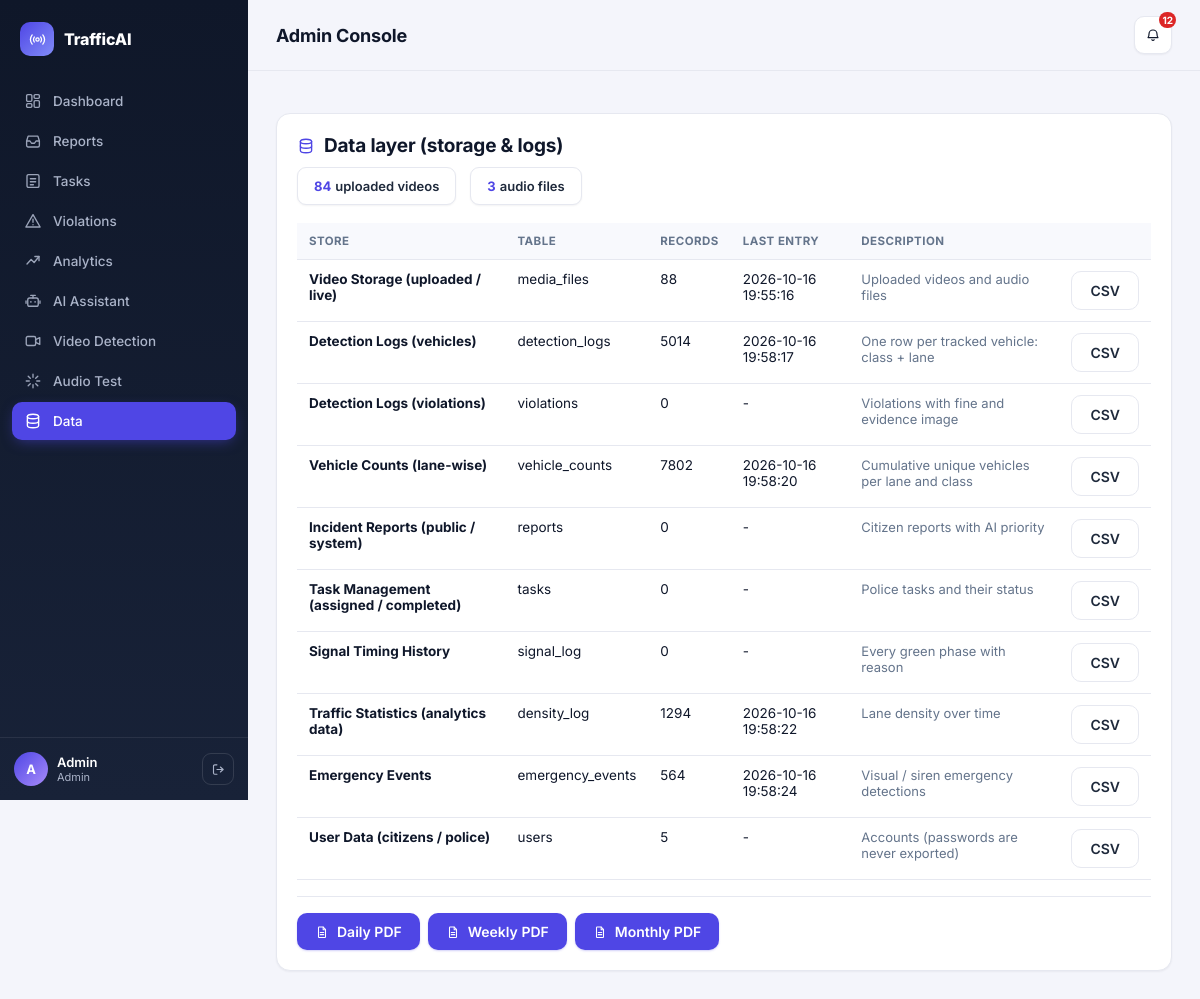
The app's page /admin/data (signed in) with its own data.
### tables this page shows
CREATE TABLE users(id INTEGER PRIMARY KEY, name TEXT, username TEXT UNIQUE, password_hash TEXT,
  role TEXT, phone TEXT, lat REAL, lng REAL);

### app.py (the view)
@app.route("/admin/data")
@need("admin")
def data_layer():
    rows = []
    for title, table, ts, desc in STORES:
        n = db.q(f"SELECT COUNT(*) n FROM {table}", one=True)["n"]
        last = db.q(f"SELECT MAX({ts}) m FROM {table}", one=True)["m"] if ts else None
        rows.append({"title": title, "table": table, "count": n, "last": last, "desc": desc})
    media = db.q("SELECT kind, COUNT(*) n FROM media_files GROUP BY kind")
    return render_template("admin_data.html", rows=rows, media={m["kind"]: m["n"] for m in media})

### app.py (called while the page is built)
def cur_user():
    uid = session.get("uid")
    return db.q("SELECT * FROM users WHERE id=?", (uid,), one=True) if uid else None

def need(*roles):
    def deco(f):
        @wraps(f)
        def w(*a, **k):
            u = cur_user()
            if not u:
                return redirect(url_for("login", next=request.path))
            if roles and u["role"] not in roles:
                abort(403)
            return f(*a, **k)
        return w
    return deco

@app.context_processor
def inject():
    u = cur_user()
    unread = db.q("SELECT COUNT(*) n FROM notifications WHERE user_id=? AND is_read=0", (u["id"],), one=True)["n"] if u else 0
    return {"user": u, "unread": unread}

### database.py (called while the page is built)
def conn():
    os.makedirs(os.path.dirname(C.DB_PATH), exist_ok=True)
    c = sqlite3.connect(C.DB_PATH, timeout=30)
    c.row_factory = sqlite3.Row
    c.execute("PRAGMA journal_mode=WAL")
    return c

def q(sql, args=(), one=False):
    c = conn()
    try:
        rows = [dict(r) for r in c.execute(sql, args).fetchall()]
    finally:
        c.close()
    return (rows[0] if rows else None) if one else rows

### templates/admin_data.html (shortened to what this page needs)
{% extends "base.html" %}{% block title %}Data{% endblock %}{% block body %}
{% from "_icons.html" import icon %}
<div class="card">
<h2>{{ icon('db') }}Data layer (storage &amp; logs)</h2>
<div class="d-media">
  <div class="chip"><b>{{ media.get('video', 0) }}</b>uploaded videos</div>
  <div class="chip"><b>{{ media.get('audio', 0) }}</b>audio files</div>
</div>
<div style="overflow-x:auto">
<table><tr><th>Store</th><th>Table</th><th>Records</th><th>Last entry</th><th>Description</th><th></th></tr>
{% for r in rows %}<tr><td><b>{{ r.title }}</b></td><td>{{ r.table }}</td><td>{{ r.count }}</td><td>{{ r.last or '-' }}</td><td class="muted">{{ r.desc }}</td>
<td><a class="btn grey" href="/admin/export/table/{{ r.table }}.csv">CSV</a></td></tr>{% endfor %}</table>
</div>
<div class="export-row">
  <a class="btn" href="/admin/export/daily.pdf">{{ icon('doc', 14) }} Daily PDF</a>
  <a class="btn" href="/admin/export/weekly.pdf">{{ icon('doc', 14) }} Weekly PDF</a>
  <a class="btn" href="/admin/export/monthly.pdf">{{ icon('doc', 14) }} Monthly PDF</a>
</div>
</div>{% endblock %}

### templates/base.html (shortened to what this page needs)
<!doctype html><html><head><meta charset="utf-8"><meta name="viewport" content="width=device-width,initial-scale=1">
<link rel="stylesheet" href="{{ url_for('static', filename='style.css') }}"></head><body>
{% from "_icons.html" import icon %}
{% if user %}
<div class="shell">
 <aside class="sidebar">
  <a class="brand" href="/"><span class="logo">{{ icon('radio', 17) }}</span> TrafficAI</a>
  <nav>
  {% if user.role=='admin' %}
   <a href="/admin" class="{{ 'active' if request.path=='/admin' }}">{{ icon('dashboard') }}Dashboard</a>
   <a href="/admin/reports" class="{{ 'active' if request.path.startswith('/admin/reports') }}">{{ icon('inbox') }}Reports</a>
   <a href="/admin/tasks" class="{{ 'active' if request.path.startswith('/admin/tasks') }}">{{ icon('tasks') }}Tasks</a>
   <a href="/admin/violations" class="{{ 'active' if request.path.startswith('/admin/violations') }}">{{ icon('alert') }}Violations</a>
   <a href="/admin/analytics" class="{{ 'active' if request.path.startswith('/admin/analytics') }}">{{ icon('trend') }}Analytics</a>
   <a href="/admin/assistant" class="{{ 'active' if request.path.startswith('/admin/assistant') }}">{{ icon('bot') }}AI Assistant</a>
   <a href="/admin/video" class="{{ 'active' if request.path.startswith('/admin/video') }}">{{ icon('video') }}Video Detection</a>
   <a href="/admin/source" class="{{ 'active' if request.path.startswith('/admin/source') }}">{{ icon('spark') }}Audio Test</a>
   <a href="/admin/data" class="{{ 'active' if request.path.startswith('/admin/data') }}">{{ icon('db') }}Data</a>
  {% elif user.role=='police' %}
   <a href="/police" class="{{ 'active' if request.path.startswith('/police') }}">{{ icon('check-shield') }}My Tasks</a>
  {% else %}
   <a href="/report" class="{{ 'active' if request.path.startswith('/report') }}">{{ icon('doc') }}Report Issue</a>
   <a href="/my-reports" class="{{ 'active' if request.path.startswith('/my-reports') }}">{{ icon('inbox') }}My Reports</a>
  {% endif %}
  </nav>
  <div class="sidebar-foot">
   <div class="user-chip"><div class="avatar">{{ user.name[0]|upper }}</div><div><div class="u-name">{{ user.name }}</div><div class="u-role">{{ user.role }}</div></div></div>
   <a class="logout-link" href="/logout" title="Log out">{{ icon('logout', 15) }}</a>
  </div>
 </aside>
 <div class="main-col">
  <header class="topbar">
   <div class="topbar-title">{{ {'admin':'Admin Console','police':'Officer Console'}.get(user.role, 'Citizen Portal') }}</div>
   <div class="topbar-actions"><a class="icon-btn" href="/notifications">{{ icon('bell', 16) }}{% if unread %}<span class="badge">{{ unread }}</span>{% endif %}</a></div>
  </header>
{% else %}
<header class="public-nav"><a class="brand" href="/"><span class="logo">{{ icon('radio', 16) }}</span>TrafficAI</a>
<nav><a href="/login">Login</a><a class="btn" href="/register">Get started</a></nav></header>
{% endif %}
  <main class="{{ 'content' if user else 'public-main' }}">{% block body %}{% endblock %}</main>
{% if user %}
 </div>
</div>
{% endif %}
</body></html>

### templates/admin_data.html (style rules this page uses)
.d-media { display:flex;gap:14px;margin-bottom:18px;flex-wrap:wrap }
.d-media .chip { background:var(--surface);border:1px solid var(--border);border-radius:var(--radius-sm);padding:10px 16px;font-size:13px;color:var(--ink-2);font-weight:600;box-shadow:var(--shadow-sm) }
.d-media .chip b { color:var(--primary);margin-right:4px }
.export-row { display:flex;gap:8px;flex-wrap:wrap;margin-top:16px;padding-top:16px;border-top:1px solid var(--border) }

### records on screen
users: name "A", name "Admin", role "Admin", role "Admin Console"

### other values on screen
{{ unread }} "12"
{{ media.get('video', 0) }} "84"
{{ media.get('audio', 0) }} "3"
{{ r.title }} "Video Storage (uploaded / live)" "Detection Logs (vehicles)" "Detection Logs (violations)" "Vehicle Counts (lane-wise)" "Incident Reports (public / system)" "Task Management (assigned / completed)" "Signal Timing History" "Traffic Statistics (analytics data)" "Emergency Events" "User Data (citizens / police)"
{{ r.table }} "media_files" "detection_logs" "violations" "vehicle_counts" "reports" "tasks" "signal_log" "density_log" "emergency_events" "users"
{{ r.count }} "88" "5014" "0" "7802" "0" "0" "0" "1294" "564" "5"
{{ r.last or '-' }} "2026-10-16 19:55:16" "2026-10-16 19:58:17" "-" "2026-10-16 19:58:20" "-" "-" "-" "2026-10-16 19:58:22" "2026-10-16 19:58:24" "-"
{{ r.desc }} "Uploaded videos and audio files" "One row per tracked vehicle: class + lane" "Violations with fine and evidence image" "Cumulative unique vehicles per lane and class" "Citizen reports with AI priority" "Police tasks and their status" "Every green phase with reason" "Lane density over time" "Visual / siren emergency detections" "Accounts (passwords are never exported)"
